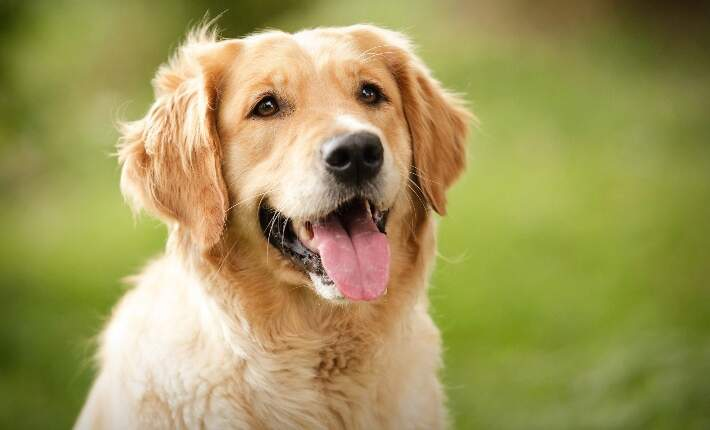
#> input picture dog.jpg, 710 x 430 px
$ python exp6.py
#> lines starting #> are read from the running program, lines starting #| are printed output that depends on the picture; after the words box and inside, x2 and y2 are one past the last pixel; in counts of white or black regions, pixels touching at a corner belong together; long printed decimals are rounded
import cv2
import numpy as np
import matplotlib.pyplot as plt
from pathlib import Path


# ---------------------------------------------------------
# 1. Read the input image
# ---------------------------------------------------------

image_path = Path(__file__).with_name("dog.jpg")
image = cv2.imread(str(image_path))
#> image is the input picture: shape (430, 710, 3); mean B, G, R 89.5, 151.3, 160.4

if image is None:
    raise FileNotFoundError(f"Could not read image: {image_path}")


# ---------------------------------------------------------
# 2. Convert image to grayscale
# ---------------------------------------------------------

gray = cv2.cvtColor(image, cv2.COLOR_BGR2GRAY)
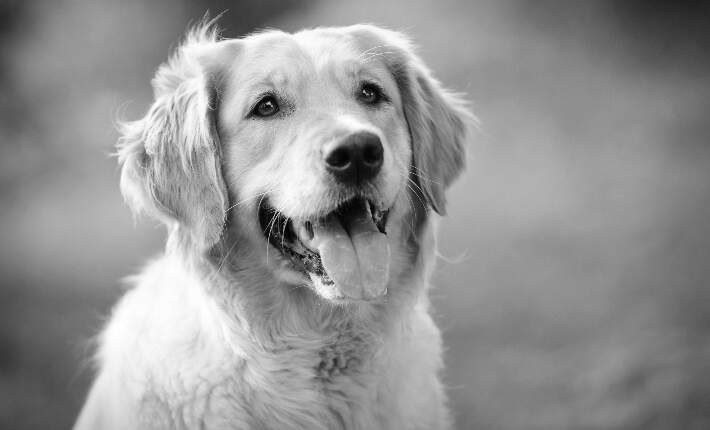
#> gray: shape (430, 710); min 1, max 255, mean 147

# Convert to NumPy array with integer values
gray = gray.astype(np.uint8)


# =========================================================
# 3. GLOBAL THRESHOLDING
# =========================================================

T = 127

# Formula:
#
# g(x,y) = 255, if f(x,y) > T
#          0,   otherwise

global_threshold = np.zeros_like(gray)

for i in range(gray.shape[0]):
    for j in range(gray.shape[1]):

        if gray[i, j] > T:
            global_threshold[i, j] = 255
        else:
            global_threshold[i, j] = 0
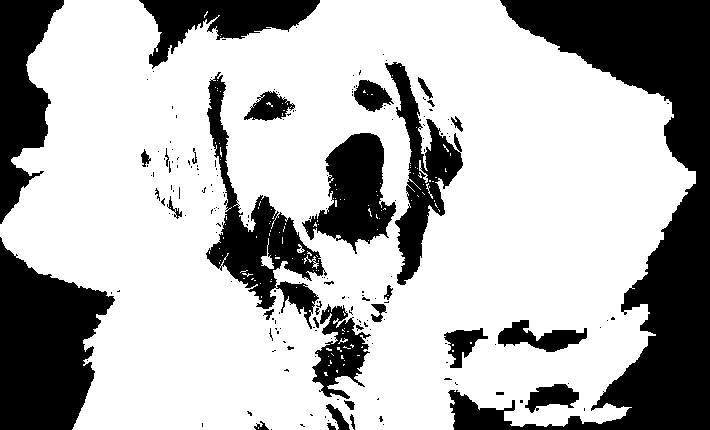
#> global_threshold: shape (430, 710); 69.6% white; 187 black regions (154 under 20 px), largest, box (x1, y1, x2, y2) and area: (448, 0, 710, 430) 35905, (0, 237, 115, 430) 14552, (206, 72, 327, 329) 8087


# =========================================================
# 4. OTSU THRESHOLDING
# =========================================================

# Calculate histogram
histogram = np.zeros(256, dtype=np.int64)

for pixel in gray.flatten():
    histogram[pixel] += 1
#> this loop made 305300 passes
#> pixel on passes 1 to 3: 56, 56, 55
#> after the loop, histogram = 256 values, max 4464 at index 145, min 0 at index 0, mean 1192.6


total_pixels = gray.size
#> total_pixels = 305300

# Total intensity sum
total_sum = 0

for i in range(256):
    total_sum += i * histogram[i]
#> this loop made 256 passes
#> total_sum on passes 1 to 3: 0, 10, 76
#> after the loop, total_sum = 44876070


# Variables used for Otsu calculation
weight_background = 0
sum_background = 0

maximum_variance = 0
otsu_value = 0


# Try every possible threshold from 0 to 255
for threshold in range(256):

    # Weight of background class
    weight_background += histogram[threshold]

    if weight_background == 0:
        continue

    # Weight of foreground class
    weight_foreground = total_pixels - weight_background

    if weight_foreground == 0:
        break

    # Sum of intensity values in background
    sum_background += threshold * histogram[threshold]

    # Mean of background
    mean_background = sum_background / weight_background

    # Mean of foreground
    sum_foreground = total_sum - sum_background
    mean_foreground = sum_foreground / weight_foreground

    # Otsu's between-class variance
    between_class_variance = (
        weight_background / total_pixels
        * weight_foreground / total_pixels
        * (mean_background - mean_foreground) ** 2
    )

    # Find maximum variance
    if between_class_variance > maximum_variance:
        maximum_variance = between_class_variance
        otsu_value = threshold
#> this loop made 256 passes
#> (weight_background, weight_foreground, sum_background, mean_background, sum_foreground, mean_foreground, between_class_variance, maximum_variance) on passes 2 to 13: (10, 305290, 10, 1, 44876060, 147, 0.698, 0.698), (43, 305257, 76, 1.77, 44875994, 147, 2.97, 2.97), (90, 305210, 217, 2.41, 44875853, 147, 6.16, 6.16), (137, 305163, 405, 2.96, 44875665, 147.1, 9.31, 9.31), (192, 305108, 680, 3.54, 44875390, 147.1, 12.95, 12.95), (253, 305047, 1046, 4.13, 44875024, 147.1, 16.93, 16.93), (338, 304962, 1641, 4.86, 44874429, 147.1, 22.39, 22.39), (429, 304871, 2369, 5.52, 44873701, 147.2, 28.16, 28.16), (534, 304766, 3314, 6.21, 44872756, 147.2, 34.73, 34.73), (647, 304653, 4444, 6.87, 44871626, 147.3, 41.7, 41.7), (768, 304532, 5775, 7.52, 44870295, 147.3, 49.06, 49.06), (888, 304412, 7215, 8.12, 44868855, 147.4, 56.25, 56.25)


# Apply the optimum Otsu threshold
otsu_threshold = np.zeros_like(gray)

for i in range(gray.shape[0]):
    for j in range(gray.shape[1]):

        if gray[i, j] > otsu_value:
            otsu_threshold[i, j] = 255
        else:
            otsu_threshold[i, j] = 0
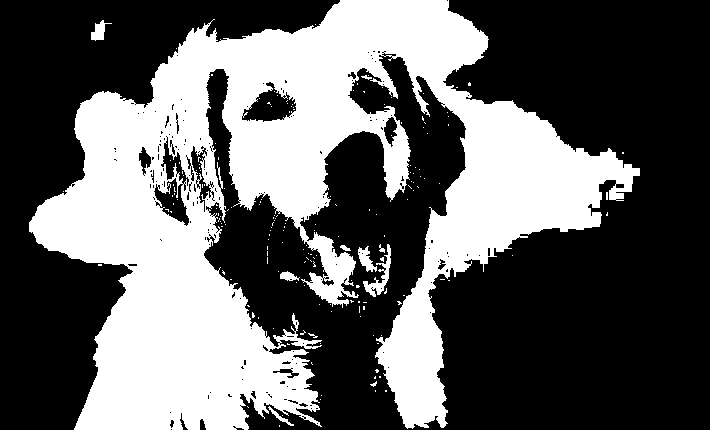
#> otsu_threshold: shape (430, 710); 38.2% white; 179 white regions (170 under 20 px), largest, box (x1, y1, x2, y2) and area: (29, 0, 640, 430) 114975, (363, 244, 391, 297) 424, (358, 246, 377, 272) 239


# =========================================================
# 5. ADAPTIVE GAUSSIAN THRESHOLDING
# =========================================================

block_size = 11
C = 2

# Radius around the center pixel
radius = block_size // 2

# Pad image so boundary pixels can also be processed
padded = np.pad(
    gray,
    ((radius, radius), (radius, radius)),
    mode="reflect"
)
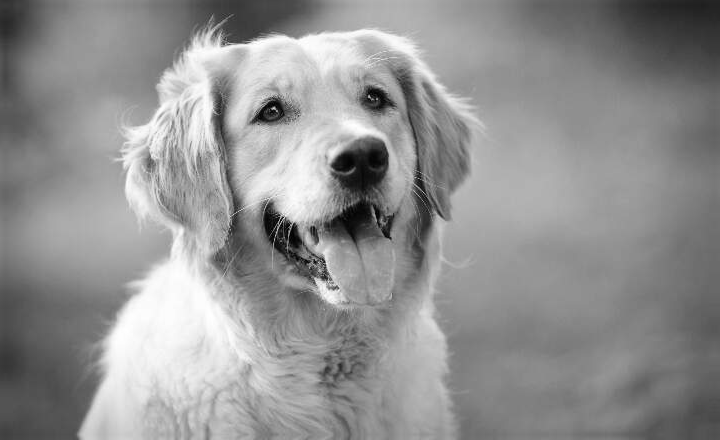
#> padded: shape (440, 720); min 1, max 255, mean 145.6

adaptive_threshold = np.zeros_like(gray)


# ---------------------------------------------------------
# Create Gaussian kernel
# ---------------------------------------------------------

sigma = 3

gaussian_kernel = np.zeros((block_size, block_size), dtype=np.float64)

for x in range(-radius, radius + 1):
    for y in range(-radius, radius + 1):

        # Gaussian formula:
        #
        # G(x,y) = 1/(2πσ²) *
        #          exp(-(x²+y²)/(2σ²))

        gaussian_kernel[
            x + radius,
            y + radius
        ] = np.exp(
            -(x**2 + y**2) / (2 * sigma**2)
        )


# Normalize Gaussian kernel
gaussian_kernel = gaussian_kernel / np.sum(gaussian_kernel)


# ---------------------------------------------------------
# Calculate local threshold for every pixel
# ---------------------------------------------------------

for i in range(gray.shape[0]):
    for j in range(gray.shape[1]):

        # Extract local 11 × 11 neighborhood
        region = padded[
            i:i + block_size,
            j:j + block_size
        ]

        # Gaussian weighted mean
        local_mean = np.sum(region * gaussian_kernel)

        # Adaptive threshold formula:
        #
        # T(x,y) = Gaussian weighted mean - C

        local_threshold = local_mean - C

        # Binary thresholding
        if gray[i, j] > local_threshold:
            adaptive_threshold[i, j] = 255
        else:
            adaptive_threshold[i, j] = 0
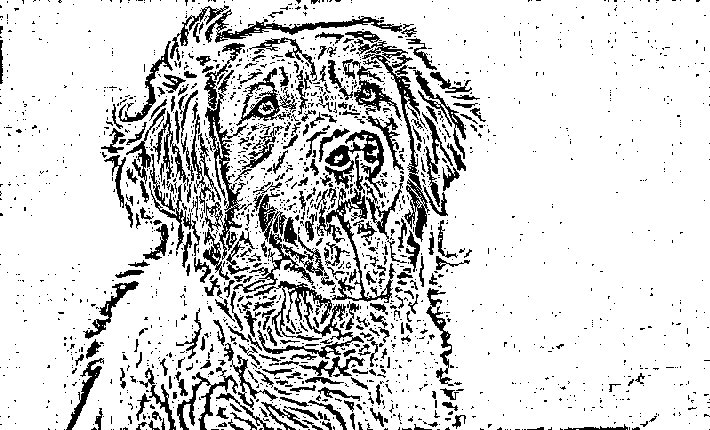
#> adaptive_threshold: shape (430, 710); 84% white; 1869 black regions (1570 under 20 px), largest, box (x1, y1, x2, y2) and area: (354, 39, 430, 242) 1935, (254, 281, 364, 359) 1876, (205, 93, 248, 260) 1743


# =========================================================
# 6. PRINT OTSU RESULT
# =========================================================

print("Otsu Optimum Threshold:", otsu_value)
#| Otsu Optimum Threshold: 155
print("Maximum Between-Class Variance:", maximum_variance)
#| Maximum Between-Class Variance: 1231.938


# =========================================================
# 7. DISPLAY RESULTS
# =========================================================

plt.figure(figsize=(12, 8))


plt.subplot(2, 3, 1)

plt.imshow(
    cv2.cvtColor(image, cv2.COLOR_BGR2RGB)
)

plt.title("Original Image")
plt.axis("off")


plt.subplot(2, 3, 2)

plt.imshow(
    gray,
    cmap="gray"
)

plt.title("Grayscale Image")
plt.axis("off")


plt.subplot(2, 3, 3)

plt.imshow(
    global_threshold,
    cmap="gray"
)

plt.title("Global Threshold")
plt.axis("off")


plt.subplot(2, 3, 4)

plt.imshow(
    otsu_threshold,
    cmap="gray"
)

plt.title("Otsu Threshold")
plt.axis("off")


plt.subplot(2, 3, 5)

plt.imshow(
    adaptive_threshold,
    cmap="gray"
)

plt.title("Adaptive Gaussian Threshold")
plt.axis("off")


plt.tight_layout()
plt.show()
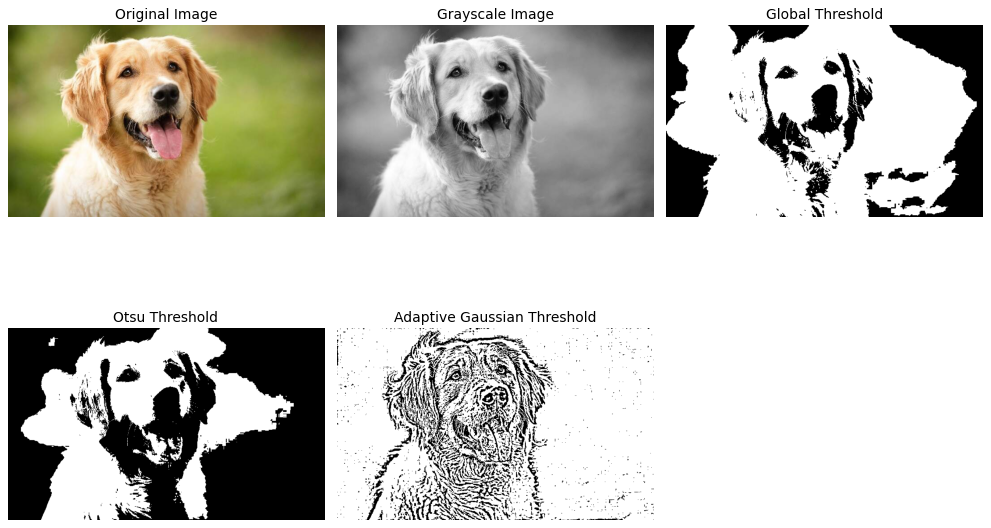
#> figure drawn by matplotlib, 5 panels
